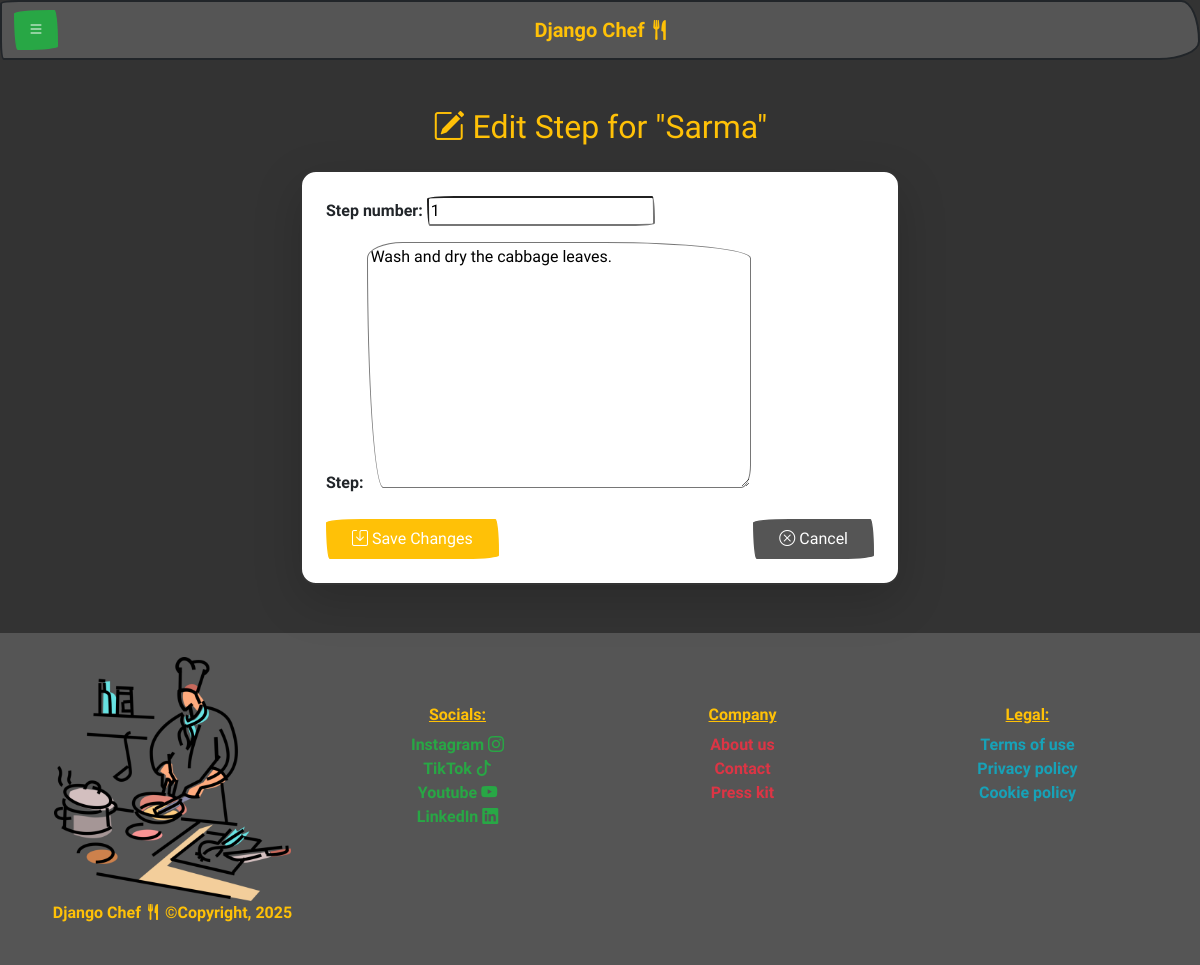
The app's page /update_instruction/id_1/sarma/ (signed in) with its own data.
### recipe_app/models.py (models this page shows, shortened)
class Step(models.Model):
    recipe = models.ForeignKey(Recipe, related_name='steps', on_delete=models.CASCADE)
    step_number = models.PositiveIntegerField()
    step = models.TextField()
    class Meta:
        ordering = ['step_number']

class Recipe(models.Model):
    TIME_UNITS = [
        ('min', 'Minutes'),
        ('hr', 'Hours'),
        ('day', 'Days'),
        ('wk', 'Weeks'),
        ('mo', 'Months'),
    ]
    SPICE_LEVELS = [(i, str(i)) for i in range(6)]
    title = models.CharField(max_length=200)
    slug = models.SlugField(max_length=250)
    description = models.TextField()
    prep_time = models.PositiveIntegerField()
    prep_time_unit = models.CharField(max_length=5, choices=TIME_UNITS, default='min')
    cook_time = models.PositiveIntegerField()
    cook_time_unit = models.CharField(max_length=5, choices=TIME_UNITS, default='min')
    spice_level = models.PositiveSmallIntegerField(choices=SPICE_LEVELS, default=0)
    category = models.ForeignKey(Category, null=True, blank=False, on_delete=models.SET_NULL)
    image = models.ImageField(upload_to='recipe_images/', null=True, blank=True)
    owner = models.ForeignKey(
        settings.AUTH_USER_MODEL,
        on_delete=models.CASCADE,
        related_name='recipes',
        null=True,
        blank=True
    )

### recipe_app/views.py (the view, shortened to what this page needs)
# urls.py: path('update_instruction/id_<int:pk>/<slug:slug>/', Updateinstruction.as_view(), name='update_instruction'),
class Updateinstruction(LoginRequiredMixin, UpdateView):
    model = Step
    template_name = 'recipe_app/instructions/update_instruction.html'
    fields = ['step_number', 'step']

### recipe_app/context_processors.py (called while the page is built)
def show_date(request):
    current_date = datetime.date.today()
    return {
        'current_date': current_date,
    }

### recipe_app/templates/recipe_app/instructions/update_instruction.html (shortened to what this page needs)
{% extends "base.html" %}
{% load static %}
{% block content %}
<div class="container py-5">
    <h2 class="text-center mb-4 text-warning">
        <i class="bi bi-pencil-square"></i> Edit Step for "{{ object.recipe.title }}"
    </h2>
    <div class="card p-4 shadow-lg rounded-4" style="max-width: 600px; margin: auto;">
        <form method="post">
            {{ form.as_p }}
            <div class="d-flex justify-content-between mt-4">
                <button type="submit" class="btn btn-warning px-4">
                    <i class="bi bi-save"></i> Save Changes
                </button>
                <a href="{% url 'read_recipe' object.recipe.pk object.recipe.slug %}" class="btn btn-secondary px-4">
                    <i class="bi bi-x-circle"></i> Cancel
                </a>
            </div>
        </form>
    </div>
</div>
{% endblock %}

### records on screen
Step: recipe "Sarma", step_number "1", step "Wash and dry the cabbage leaves."
